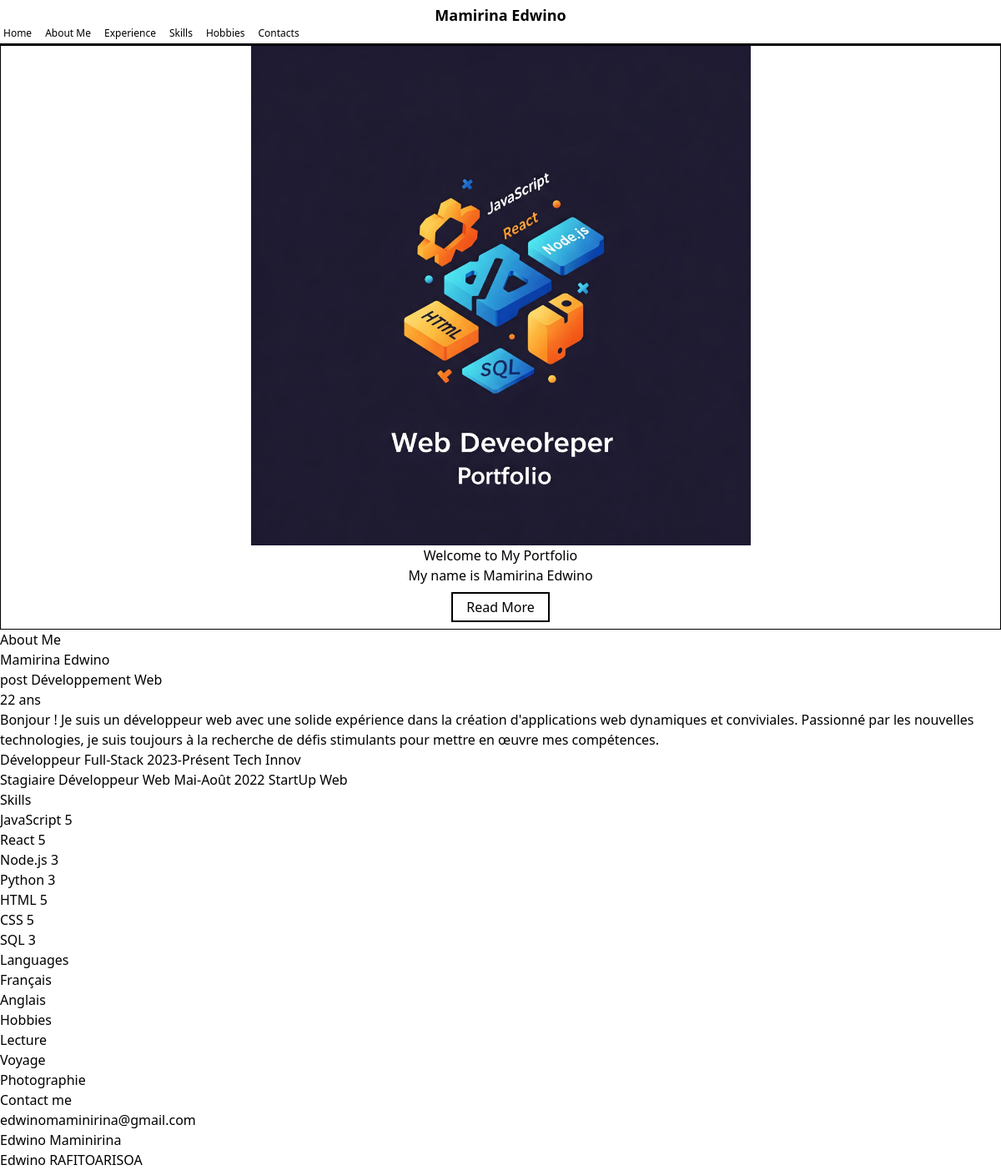
/port/monportfolio, run on the app's committed database.
### user.py (models this page shows)
class UserDB(Base):
    __tablename__ = "users"
    id = Column(Integer, primary_key=True, index=True)
    username = Column(String, unique=True, index=True)
    email = Column(String, unique=True, index=True)
    last_name = Column(String)
    first_name = Column(String)
    adress = Column(String)
    phone = Column(String)
    age = Column(Integer)
    role = Column(String, default="user")
    is_active = Column(Boolean, default=True)
    hashed_password = Column(String)
    facebook = Column(String)
    linkedin = Column(String)
    portfolios = relationship("portfolio", back_populates="user")

### portfolio/model.py (models this page shows)
class portfolio(Base):
	__tablename__ = 'portfolio'
	id = Column(Integer, primary_key=True, index=True)
	lien_portfolio= Column(String(255), nullable= False)
	template= Column(Integer, nullable= False)
	titre= Column(String(255), nullable= False)
	photo= Column(String(255), nullable= True, default="default.png")
	lettre_introduction= Column(String(255), nullable= False)
	loisir= Column(JSON, nullable= False)
	domaine= Column(String(255), nullable= False)
	parcours= Column(JSON, nullable= False)
	experience_professionnelle= Column(JSON, nullable= False)
	nombre_visite= Column(Integer, nullable= False)
	skills= Column(JSON, nullable= False)
	langue= Column(JSON, nullable= False)
	id_user= Column(Integer, ForeignKey("users.id"), nullable=False)
	user = relationship("UserDB", back_populates="portfolios")

### main.py (the view)
@app.get("/port/{lien_portfolio}")
async def get_portfolio_by_lien_portfolio(lien_portfolio: str, request: Request,db: Session = Depends(get_db) ):
	db_portfolio = db.query(portfolio).join(UserDB).filter(portfolio.lien_portfolio == lien_portfolio).first()
	if not db_portfolio:
		raise HTTPException(status_code=404, detail="portfolio not found")
	return templates.TemplateResponse(template_list[db_portfolio.template], {"request": request, "portfolio": db_portfolio})

### template/template1.html (shortened to what this page needs)
<!DOCTYPE html>
<html lang="en">
<head>
    <link rel="stylesheet" href="{{ url_for('static', path='/css/app.css') }}">
    <link rel="stylesheet" href="../static/css/app.css">
</head>
<body>
    <header class="w-full border-b-2 border-black flex flex-wrap items-center p-1 text-xs sticky top-0 bg-white ">
        <span class="font-bold w-full text-center text-lg">{{ portfolio.user.first_name }} {{ portfolio.user.last_name
            }}</span>
        <nav class="flex gap-4 justify-between">
            <a class="hover:font-bold hover:underline" href="#home">Home</a>
            <a class="hover:font-bold hover:underline" href="#about">About Me</a>
            <a class="hover:font-bold hover:underline" href="#xp">Experience</a>
            <a class="hover:font-bold hover:underline" href="#skills">Skills</a>
            <a class="hover:font-bold hover:underline" href="#hobbies">Hobbies</a>
            <a class="hover:font-bold hover:underline" href="#contacts">Contacts</a>
        </nav>
    </header>
    <section id="home" class=" h-[75vh] flex flex-wrap items-center justify-center bg-cover bg-no-repeat bg-center border border-black">
        <div class="w-full h-fit flex justify-center items-center">
            <img src="{{ url_for('get_image', id = portfolio.id) }}" alt="Profile Picture" class="w-[50%]">
        </div>
        <div class=" w-full  flex flex-col  justify-center items-center ">
            <h1>Welcome to My Portfolio</h1>
            <p>My name is {{ portfolio.user.first_name }} {{ portfolio.user.last_name }}</p>
            <a href="#about" class="m-2 px-4 py-1 border-2 border-black hover:bg-black hover:text-white">Read More</a>
        </div>
    </section>
    <section id="about">
        <h1>About Me</h1>
        <p>{{ portfolio.user.first_name }} {{ portfolio.user.last_name }}</p>
        <p>post {{ portfolio.domaine }}</p>
        <p>{{ portfolio.user.age }} ans</p>
        <p>{{ portfolio.lettre_introduction }}</p>
    </section>
    <section id="xp">
        {% for xp in portfolio.experience_professionnelle %}
        <div>{{ xp.titre }} {{ xp.annee }} {{ xp.entreprise }}</div>
        {% endfor %}
    </section>
    <section id="skills">
        <h1>Skills</h1>
        {% for skill in portfolio.skills %}
        <div>{{ skill.titre }} {{ skill.niveau }}</div>
        {% endfor %}
        <h1>Languages</h1>
        {% for skill in portfolio.langue %}
        <div>{{ skill.titre }}</div>
        {% endfor %}
    </section>
    <section id="hobbies">
        <h1>Hobbies</h1>
        {% for hobby in portfolio.loisir %}
        <div>{{ hobby }}</div>
        {% endfor %}
    </section>
    <section id="contacts">
        <h1>Contact me</h1>
        <p>{{ portfolio.user.email }}</p>
        <p>{{ portfolio.user.linkedin }}</p>
        <p>{{ portfolio.user.facebook }}</p>
    </section>
</body>
</html>

### data on the page
UserDB: user.first_name "Mamirina", user.last_name "Edwino", user.age "22", user.email "edwinomaminirina@gmail.com", user.linkedin "Edwino Maminirina", user.facebook "Edwino RAFITOARISOA"
portfolio: domaine "Développement Web", lettre_introduction "Bonjour ! Je suis un développeur web avec une solide expérience dans la création d'applications web dynamiques et conviviales. Passionné par les nouvelles technologies, je suis toujours à la recherche de défis stimulants pour mettre en œuvre mes compétences."

### other printed values
{{ xp.titre }} "Développeur Full-Stack" "Stagiaire Développeur Web"
{{ xp.annee }} "2023-Présent" "Mai-Août 2022"
{{ xp.entreprise }} "Tech Innov" "StartUp Web"
{{ skill.titre }} "JavaScript" "React" "Node.js" "Python" "HTML" "CSS" "SQL"
{{ skill.niveau }} "5" "5" "3" "3" "5" "5" "3"
{{ skill.titre }} "Français" "Anglais"
{{ hobby }} "Lecture" "Voyage" "Photographie"
